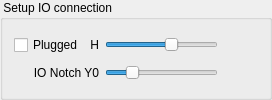
    <widget class="QGroupBox" name="groupbox_setup_io">
     <property name="title">
      <string> Setup IO connection </string>
     </property>
     <layout class="QHBoxLayout" name="horizontalLayout_10">
      <item>
       <layout class="QGridLayout" name="gridLayout_2">
        <item row="0" column="0">
         <widget class="QCheckBox" name="checkbox_plug_io">
          <property name="text">
           <string>Plugged</string>
          </property>
         </widget>
        </item>
        <item row="0" column="1">
         <widget class="QLabel" name="label_io_plugged_height">
          <property name="text">
           <string>H</string>
          </property>
          <property name="alignment">
           <set>Qt::AlignRight|Qt::AlignTrailing|Qt::AlignVCenter</set>
          </property>
          <property name="buddy">
           <cstring>slider_io_plugged_height</cstring>
          </property>
         </widget>
        </item>
        <item row="1" column="0" colspan="2">
         <widget class="QLabel" name="label_io_notch_y0">
          <property name="text">
           <string>IO Notch Y0</string>
          </property>
          <property name="alignment">
           <set>Qt::AlignRight|Qt::AlignTrailing|Qt::AlignVCenter</set>
          </property>
          <property name="buddy">
           <cstring>slider_io_notch_y0</cstring>
          </property>
         </widget>
        </item>
        <item row="1" column="2">
         <widget class="QSlider" name="slider_io_notch_y0">
          <property name="minimumSize">
           <size>
            <width>113</width>
            <height>0</height>
           </size>
          </property>
          <property name="maximumSize">
           <size>
            <width>200</width>
            <height>16777215</height>
           </size>
          </property>
          <property name="minimum">
           <number>0</number>
          </property>
          <property name="maximum">
           <number>100</number>
          </property>
          <property name="value">
           <number>20</number>
          </property>
          <property name="orientation">
           <enum>Qt::Horizontal</enum>
          </property>
         </widget>
        </item>
        <item row="0" column="2">
         <widget class="QSlider" name="slider_io_plugged_height">
          <property name="maximum">
           <number>200</number>
          </property>
          <property name="value">
           <number>120</number>
          </property>
          <property name="orientation">
           <enum>Qt::Horizontal</enum>
          </property>
         </widget>
        </item>
       </layout>
      </item>
      <item>
       <spacer name="horizontalSpacer_9">
        <property name="orientation">
         <enum>Qt::Horizontal</enum>
        </property>
        <property name="sizeHint" stdset="0">
         <size>
          <width>40</width>
          <height>20</height>
         </size>
        </property>
       </spacer>
      </item>
     </layout>
    </widget>
